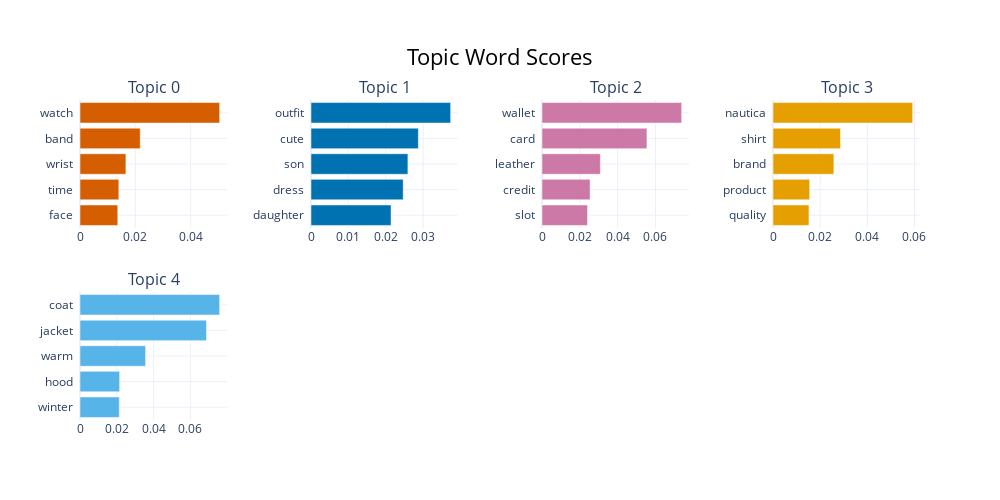

Notebook code for this chart:
### Markdown cell above
### Visualize Terms 

We will compare topic representations using the visualize_barchart() function, which creates bar charts based on the c-TF-IDF scores for selected terms in each topic. This visualization allows us to examine and compare the relative importance of terms both between and within topics.

### Code cell
bert_topic_model.visualize_barchart(top_n_topics=5)

### Figure 1 — Plotly figure (JSON) as saved in the notebook; plotly's stock layout.template omitted (floating-point values rounded to 4 significant figures)
{"data": [{"marker": {"color": "#D55E00"}, "orientation": "h", "type": "bar", "x": [0.01366, 0.01403, 0.0166, 0.02177, 0.05049], "xaxis": "x", "y": ["face  ", "time  ", "wrist  ", "band  ", "watch  "], "yaxis": "y"}, {"marker": {"color": "#0072B2"}, "orientation": "h", "type": "bar", "x": [0.02142, 0.02466, 0.02592, 0.02871, 0.03736], "xaxis": "x2", "y": ["daughter  ", "dress  ", "son  ", "cute  ", "outfit  "], "yaxis": "y2"}, {"marker": {"color": "#CC79A7"}, "orientation": "h", "type": "bar", "x": [0.02408, 0.02543, 0.03088, 0.05549, 0.07385], "xaxis": "x3", "y": ["slot  ", "credit  ", "leather  ", "card  ", "wallet  "], "yaxis": "y3"}, {"marker": {"color": "#E69F00"}, "orientation": "h", "type": "bar", "x": [0.01525, 0.01555, 0.02581, 0.02861, 0.05923], "xaxis": "x4", "y": ["quality  ", "product  ", "brand  ", "shirt  ", "nautica  "], "yaxis": "y4"}, {"marker": {"color": "#56B4E9"}, "orientation": "h", "type": "bar", "x": [0.02133, 0.02152, 0.03562, 0.06872, 0.07587], "xaxis": "x5", "y": ["winter  ", "hood  ", "warm  ", "jacket  ", "coat  "], "yaxis": "y5"}], "layout": {"annotations": [{"font": {"size": 16}, "showarrow": false, "text": "Topic 0", "x": 0.0875, "xanchor": "center", "xref": "paper", "y": 1, "yanchor": "bottom", "yref": "paper"}, {"font": {"size": 16}, "showarrow": false, "text": "Topic 1", "x": 0.3625, "xanchor": "center", "xref": "paper", "y": 1, "yanchor": "bottom", "yref": "paper"}, {"font": {"size": 16}, "showarrow": false, "text": "Topic 2", "x": 0.6375, "xanchor": "center", "xref": "paper", "y": 1, "yanchor": "bottom", "yref": "paper"}, {"font": {"size": 16}, "showarrow": false, "text": "Topic 3", "x": 0.9125, "xanchor": "center", "xref": "paper", "y": 1, "yanchor": "bottom", "yref": "paper"}, {"font": {"size": 16}, "showarrow": false, "text": "Topic 4", "x": 0.0875, "xanchor": "center", "xref": "paper", "y": 0.4, "yanchor": "bottom", "yref": "paper"}], "height": 500, "hoverlabel": {"bgcolor": "white", "font": {"family": "Rockwell", "size": 16}}, "showlegend": false, "title": {"font": {"color": "Black", "size": 22}, "text": "Topic Word Scores", "x": 0.5, "xanchor": "center", "yanchor": "top"}, "width": 1000, "xaxis": {"anchor": "y", "autorange": true, "domain": [0, 0.175], "range": [0, 0.05315], "showgrid": true, "type": "linear"}, "xaxis2": {"anchor": "y2", "autorange": true, "domain": [0.275, 0.45], "range": [0, 0.03932], "showgrid": true, "type": "linear"}, "xaxis3": {"anchor": "y3", "autorange": true, "domain": [0.55, 0.725], "range": [0, 0.07773], "showgrid": true, "type": "linear"}, "xaxis4": {"anchor": "y4", "autorange": true, "domain": [0.825, 1], "range": [0, 0.06234], "showgrid": true, "type": "linear"}, "xaxis5": {"anchor": "y5", "autorange": true, "domain": [0, 0.175], "range": [0, 0.07986], "showgrid": true, "type": "linear"}, "xaxis6": {"anchor": "y6", "domain": [0.275, 0.45], "showgrid": true}, "xaxis7": {"anchor": "y7", "domain": [0.55, 0.725], "showgrid": true}, "xaxis8": {"anchor": "y8", "domain": [0.825, 1], "showgrid": true}, "yaxis": {"anchor": "x", "autorange": true, "domain": [0.6, 1], "range": [-0.5, 4.5], "showgrid": true, "type": "category"}, "yaxis2": {"anchor": "x2", "autorange": true, "domain": [0.6, 1], "range": [-0.5, 4.5], "showgrid": true, "type": "category"}, "yaxis3": {"anchor": "x3", "autorange": true, "domain": [0.6, 1], "range": [-0.5, 4.5], "showgrid": true, "type": "category"}, "yaxis4": {"anchor": "x4", "autorange": true, "domain": [0.6, 1], "range": [-0.5, 4.5], "showgrid": true, "type": "category"}, "yaxis5": {"anchor": "x5", "autorange": true, "domain": [0, 0.4], "range": [-0.5, 4.5], "showgrid": true, "type": "category"}, "yaxis6": {"anchor": "x6", "domain": [0, 0.4], "showgrid": true}, "yaxis7": {"anchor": "x7", "domain": [0, 0.4], "showgrid": true}, "yaxis8": {"anchor": "x8", "domain": [0, 0.4], "showgrid": true}}}
